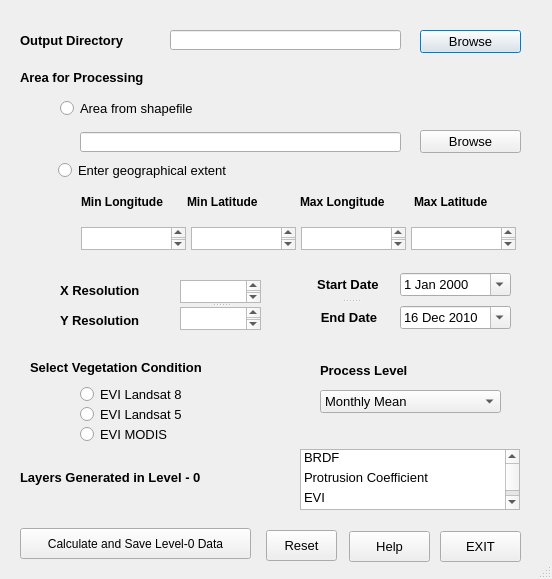
<?xml version="1.0" encoding="UTF-8"?>
<ui version="4.0">
 <class>GeoLDNDialogBase</class>
 <widget class="QDialog" name="GeoLDNDialogBase">
  <property name="geometry">
   <rect>
    <x>0</x>
    <y>0</y>
    <width>552</width>
    <height>579</height>
   </rect>
  </property>
  <property name="sizePolicy">
   <sizepolicy hsizetype="Preferred" vsizetype="Preferred">
    <horstretch>0</horstretch>
    <verstretch>0</verstretch>
   </sizepolicy>
  </property>
  <property name="windowTitle">
   <string>UNCCD-GeoLDN</string>
  </property>
  <property name="sizeGripEnabled">
   <bool>true</bool>
  </property>
  <property name="modal">
   <bool>true</bool>
  </property>
  <widget class="QLineEdit" name="lineEdit_2">
   <property name="geometry">
    <rect>
     <x>80</x>
     <y>132</y>
     <width>321</width>
     <height>20</height>
    </rect>
   </property>
   <property name="sizePolicy">
    <sizepolicy hsizetype="Fixed" vsizetype="Fixed">
     <horstretch>0</horstretch>
     <verstretch>0</verstretch>
    </sizepolicy>
   </property>
   <property name="maximumSize">
    <size>
     <width>600</width>
     <height>30</height>
    </size>
   </property>
   <property name="font">
    <font>
     <pointsize>10</pointsize>
    </font>
   </property>
   <property name="dragEnabled">
    <bool>true</bool>
   </property>
  </widget>
  <widget class="QLabel" name="label_15">
   <property name="geometry">
    <rect>
     <x>320</x>
     <y>360</y>
     <width>131</width>
     <height>20</height>
    </rect>
   </property>
   <property name="font">
    <font>
     <pointsize>10</pointsize>
     <weight>75</weight>
     <bold>true</bold>
    </font>
   </property>
   <property name="text">
    <string>Process Level</string>
   </property>
  </widget>
  <widget class="QSplitter" name="splitter_10">
   <property name="geometry">
    <rect>
     <x>310</x>
     <y>270</y>
     <width>81</width>
     <height>61</height>
    </rect>
   </property>
   <property name="font">
    <font>
     <pointsize>10</pointsize>
    </font>
   </property>
   <property name="orientation">
    <enum>Qt::Vertical</enum>
   </property>
   <widget class="QLabel" name="label_11">
    <property name="font">
     <font>
      <pointsize>10</pointsize>
      <weight>75</weight>
      <bold>true</bold>
     </font>
    </property>
    <property name="text">
     <string>  Start Date</string>
    </property>
   </widget>
   <widget class="QLabel" name="label_12">
    <property name="font">
     <font>
      <pointsize>10</pointsize>
      <weight>75</weight>
      <bold>true</bold>
     </font>
    </property>
    <property name="text">
     <string>   End Date</string>
    </property>
   </widget>
  </widget>
  <widget class="QPushButton" name="pushButton_3">
   <property name="geometry">
    <rect>
     <x>420</x>
     <y>30</y>
     <width>101</width>
     <height>23</height>
    </rect>
   </property>
   <property name="sizePolicy">
    <sizepolicy hsizetype="Fixed" vsizetype="Fixed">
     <horstretch>0</horstretch>
     <verstretch>0</verstretch>
    </sizepolicy>
   </property>
   <property name="font">
    <font>
     <pointsize>10</pointsize>
    </font>
   </property>
   <property name="text">
    <string>Browse</string>
   </property>
  </widget>
  <widget class="QLabel" name="label_14">
   <property name="geometry">
    <rect>
     <x>30</x>
     <y>357</y>
     <width>251</width>
     <height>21</height>
    </rect>
   </property>
   <property name="font">
    <font>
     <pointsize>10</pointsize>
     <weight>75</weight>
     <bold>true</bold>
    </font>
   </property>
   <property name="text">
    <string>Select Vegetation Condition</string>
   </property>
  </widget>
  <widget class="QPushButton" name="pushButton_4">
   <property name="geometry">
    <rect>
     <x>420</x>
     <y>130</y>
     <width>101</width>
     <height>23</height>
    </rect>
   </property>
   <property name="sizePolicy">
    <sizepolicy hsizetype="Fixed" vsizetype="Fixed">
     <horstretch>0</horstretch>
     <verstretch>0</verstretch>
    </sizepolicy>
   </property>
   <property name="font">
    <font>
     <pointsize>10</pointsize>
    </font>
   </property>
   <property name="text">
    <string>Browse</string>
   </property>
  </widget>
  <widget class="QSplitter" name="splitter_3">
   <property name="geometry">
    <rect>
     <x>300</x>
     <y>449</y>
     <width>220</width>
     <height>61</height>
    </rect>
   </property>
   <property name="font">
    <font>
     <pointsize>10</pointsize>
    </font>
   </property>
   <property name="orientation">
    <enum>Qt::Horizontal</enum>
   </property>
   <widget class="QListWidget" name="listWidget">
    <property name="sizePolicy">
     <sizepolicy hsizetype="Fixed" vsizetype="Fixed">
      <horstretch>0</horstretch>
      <verstretch>0</verstretch>
     </sizepolicy>
    </property>
    <property name="font">
     <font>
      <pointsize>10</pointsize>
     </font>
    </property>
    <property name="selectionMode">
     <enum>QAbstractItemView::NoSelection</enum>
    </property>
    <property name="gridSize">
     <size>
      <width>0</width>
      <height>20</height>
     </size>
    </property>
    <item>
     <property name="text">
      <string>BRDF</string>
     </property>
     <property name="flags">
      <set>ItemIsSelectable|ItemIsDragEnabled|ItemIsUserCheckable|ItemIsEnabled|ItemIsTristate</set>
     </property>
    </item>
    <item>
     <property name="text">
      <string>Protrusion Coefficient</string>
     </property>
    </item>
    <item>
     <property name="text">
      <string>EVI</string>
     </property>
    </item>
    <item>
     <property name="text">
      <string>Soil Bulk Density</string>
     </property>
    </item>
    <item>
     <property name="text">
      <string>Clay Fraction</string>
     </property>
    </item>
    <item>
     <property name="text">
      <string>Snow Cover</string>
     </property>
    </item>
    <item>
     <property name="text">
      <string>Soil Moisture</string>
     </property>
    </item>
    <item>
     <property name="text">
      <string>Wind Direction</string>
     </property>
    </item>
    <item>
     <property name="text">
      <string>Wind Speed</string>
     </property>
    </item>
    <item>
     <property name="text">
      <string>Land Surface Temperature</string>
     </property>
    </item>
    <item>
     <property name="text">
      <string>AOD/FOD</string>
     </property>
    </item>
    <item>
     <property name="text">
      <string>Land Cover</string>
     </property>
    </item>
    <item>
     <property name="text">
      <string>Net Primary Productivity</string>
     </property>
    </item>
    <item>
     <property name="text">
      <string>Soil Organic Carbon Stock</string>
     </property>
    </item>
   </widget>
  </widget>
  <widget class="QComboBox" name="comboBox_2">
   <property name="geometry">
    <rect>
     <x>320</x>
     <y>390</y>
     <width>181</width>
     <height>23</height>
    </rect>
   </property>
   <property name="font">
    <font>
     <pointsize>10</pointsize>
    </font>
   </property>
   <item>
    <property name="text">
     <string>Monthly Mean</string>
    </property>
   </item>
   <item>
    <property name="text">
     <string>Yearly Mean</string>
    </property>
   </item>
   <item>
    <property name="text">
     <string>Duration Mean</string>
    </property>
   </item>
  </widget>
  <widget class="QSplitter" name="splitter_7">
   <property name="geometry">
    <rect>
     <x>81</x>
     <y>192</y>
     <width>440</width>
     <height>20</height>
    </rect>
   </property>
   <property name="font">
    <font>
     <pointsize>6</pointsize>
     <kerning>true</kerning>
    </font>
   </property>
   <property name="toolTip">
    <string/>
   </property>
   <property name="orientation">
    <enum>Qt::Horizontal</enum>
   </property>
   <widget class="QWidget" name="layoutWidget">
    <property name="font">
     <font>
      <pointsize>10</pointsize>
      <kerning>true</kerning>
     </font>
    </property>
    <property name="toolTip">
     <string/>
    </property>
    <layout class="QHBoxLayout" name="horizontalLayout">
     <item>
      <widget class="QLabel" name="label_8">
       <property name="maximumSize">
        <size>
         <width>100</width>
         <height>100</height>
        </size>
       </property>
       <property name="font">
        <font>
         <pointsize>9</pointsize>
         <weight>75</weight>
         <bold>true</bold>
         <kerning>true</kerning>
        </font>
       </property>
       <property name="toolTip">
        <string/>
       </property>
       <property name="text">
        <string>Min Longitude</string>
       </property>
      </widget>
     </item>
     <item>
      <widget class="QLabel" name="label_7">
       <property name="font">
        <font>
         <pointsize>9</pointsize>
         <weight>75</weight>
         <bold>true</bold>
         <kerning>true</kerning>
        </font>
       </property>
       <property name="toolTip">
        <string/>
       </property>
       <property name="text">
        <string>Min Latitude</string>
       </property>
      </widget>
     </item>
     <item>
      <widget class="QLabel" name="label_5">
       <property name="font">
        <font>
         <pointsize>9</pointsize>
         <weight>75</weight>
         <bold>true</bold>
         <kerning>true</kerning>
        </font>
       </property>
       <property name="toolTip">
        <string/>
       </property>
       <property name="text">
        <string>Max Longitude</string>
       </property>
      </widget>
     </item>
     <item>
      <widget class="QLabel" name="label_6">
       <property name="font">
        <font>
         <pointsize>9</pointsize>
         <weight>75</weight>
         <bold>true</bold>
         <kerning>true</kerning>
        </font>
       </property>
       <property name="toolTip">
        <string/>
       </property>
       <property name="text">
        <string>Max Latitude</string>
       </property>
      </widget>
     </item>
    </layout>
   </widget>
  </widget>
  <widget class="QSplitter" name="splitter_8">
   <property name="geometry">
    <rect>
     <x>60</x>
     <y>310</y>
     <width>111</width>
     <height>21</height>
    </rect>
   </property>
   <property name="font">
    <font>
     <pointsize>10</pointsize>
    </font>
   </property>
   <property name="orientation">
    <enum>Qt::Vertical</enum>
   </property>
   <widget class="QLabel" name="label_9">
    <property name="enabled">
     <bool>true</bool>
    </property>
    <property name="sizePolicy">
     <sizepolicy hsizetype="Ignored" vsizetype="Ignored">
      <horstretch>0</horstretch>
      <verstretch>0</verstretch>
     </sizepolicy>
    </property>
    <property name="font">
     <font>
      <pointsize>10</pointsize>
      <weight>75</weight>
      <bold>true</bold>
     </font>
    </property>
    <property name="text">
     <string>Y Resolution</string>
    </property>
   </widget>
  </widget>
  <widget class="QSplitter" name="splitter_9">
   <property name="geometry">
    <rect>
     <x>180</x>
     <y>280</y>
     <width>81</width>
     <height>51</height>
    </rect>
   </property>
   <property name="font">
    <font>
     <pointsize>10</pointsize>
    </font>
   </property>
   <property name="orientation">
    <enum>Qt::Vertical</enum>
   </property>
   <widget class="QTextEdit" name="textEdit_5">
    <property name="sizePolicy">
     <sizepolicy hsizetype="Fixed" vsizetype="Fixed">
      <horstretch>0</horstretch>
      <verstretch>0</verstretch>
     </sizepolicy>
    </property>
    <property name="font">
     <font>
      <pointsize>10</pointsize>
     </font>
    </property>
    <property name="tabChangesFocus">
     <bool>true</bool>
    </property>
   </widget>
   <widget class="QTextEdit" name="textEdit_6">
    <property name="sizePolicy">
     <sizepolicy hsizetype="Fixed" vsizetype="Fixed">
      <horstretch>0</horstretch>
      <verstretch>0</verstretch>
     </sizepolicy>
    </property>
    <property name="font">
     <font>
      <pointsize>10</pointsize>
     </font>
    </property>
    <property name="tabChangesFocus">
     <bool>true</bool>
    </property>
   </widget>
  </widget>
  <widget class="QRadioButton" name="radioButton_2">
   <property name="geometry">
    <rect>
     <x>58</x>
     <y>160</y>
     <width>241</width>
     <height>21</height>
    </rect>
   </property>
   <property name="font">
    <font>
     <pointsize>10</pointsize>
    </font>
   </property>
   <property name="text">
    <string>Enter geographical extent</string>
   </property>
   <attribute name="buttonGroup">
    <string notr="true">buttonGroup_2</string>
   </attribute>
  </widget>
  <widget class="QLabel" name="label_3">
   <property name="geometry">
    <rect>
     <x>20</x>
     <y>30</y>
     <width>151</width>
     <height>20</height>
    </rect>
   </property>
   <property name="font">
    <font>
     <pointsize>10</pointsize>
     <weight>75</weight>
     <bold>true</bold>
    </font>
   </property>
   <property name="text">
    <string>Output Directory</string>
   </property>
  </widget>
  <widget class="QLabel" name="label_13">
   <property name="geometry">
    <rect>
     <x>20</x>
     <y>67</y>
     <width>201</width>
     <height>21</height>
    </rect>
   </property>
   <property name="font">
    <font>
     <pointsize>10</pointsize>
     <weight>75</weight>
     <bold>true</bold>
    </font>
   </property>
   <property name="text">
    <string>Area for Processing</string>
   </property>
  </widget>
  <widget class="QLineEdit" name="lineEdit">
   <property name="geometry">
    <rect>
     <x>170</x>
     <y>30</y>
     <width>231</width>
     <height>20</height>
    </rect>
   </property>
   <property name="sizePolicy">
    <sizepolicy hsizetype="Fixed" vsizetype="Fixed">
     <horstretch>0</horstretch>
     <verstretch>0</verstretch>
    </sizepolicy>
   </property>
   <property name="maximumSize">
    <size>
     <width>600</width>
     <height>30</height>
    </size>
   </property>
   <property name="font">
    <font>
     <pointsize>10</pointsize>
    </font>
   </property>
  </widget>
  <widget class="QRadioButton" name="radioButton">
   <property name="geometry">
    <rect>
     <x>60</x>
     <y>100</y>
     <width>191</width>
     <height>17</height>
    </rect>
   </property>
   <property name="font">
    <font>
     <pointsize>10</pointsize>
    </font>
   </property>
   <property name="text">
    <string>Area from shapefile</string>
   </property>
   <attribute name="buttonGroup">
    <string notr="true">buttonGroup_2</string>
   </attribute>
  </widget>
  <widget class="QSplitter" name="splitter_5">
   <property name="geometry">
    <rect>
     <x>20</x>
     <y>528</y>
     <width>231</width>
     <height>31</height>
    </rect>
   </property>
   <property name="font">
    <font>
     <pointsize>10</pointsize>
     <weight>75</weight>
     <bold>true</bold>
    </font>
   </property>
   <property name="orientation">
    <enum>Qt::Horizontal</enum>
   </property>
   <widget class="QPushButton" name="pushButton">
    <property name="enabled">
     <bool>true</bool>
    </property>
    <property name="sizePolicy">
     <sizepolicy hsizetype="Fixed" vsizetype="Fixed">
      <horstretch>0</horstretch>
      <verstretch>0</verstretch>
     </sizepolicy>
    </property>
    <property name="font">
     <font>
      <pointsize>9</pointsize>
      <weight>50</weight>
      <bold>false</bold>
     </font>
    </property>
    <property name="text">
     <string>Calculate and Save Level-0 Data</string>
    </property>
   </widget>
  </widget>
  <widget class="QLabel" name="label_16">
   <property name="geometry">
    <rect>
     <x>20</x>
     <y>467</y>
     <width>261</width>
     <height>20</height>
    </rect>
   </property>
   <property name="font">
    <font>
     <pointsize>10</pointsize>
     <weight>75</weight>
     <bold>true</bold>
    </font>
   </property>
   <property name="text">
    <string>Layers Generated in Level - 0</string>
   </property>
  </widget>
  <widget class="QRadioButton" name="radioButton_3">
   <property name="geometry">
    <rect>
     <x>80</x>
     <y>404</y>
     <width>141</width>
     <height>20</height>
    </rect>
   </property>
   <property name="font">
    <font>
     <pointsize>10</pointsize>
    </font>
   </property>
   <property name="text">
    <string>EVI Landsat 5</string>
   </property>
   <attribute name="buttonGroup">
    <string notr="true">buttonGroup</string>
   </attribute>
  </widget>
  <widget class="QRadioButton" name="radioButton_4">
   <property name="geometry">
    <rect>
     <x>80</x>
     <y>384</y>
     <width>141</width>
     <height>20</height>
    </rect>
   </property>
   <property name="font">
    <font>
     <pointsize>10</pointsize>
    </font>
   </property>
   <property name="text">
    <string>EVI Landsat 8</string>
   </property>
   <attribute name="buttonGroup">
    <string notr="true">buttonGroup</string>
   </attribute>
  </widget>
  <widget class="QRadioButton" name="radioButton_5">
   <property name="geometry">
    <rect>
     <x>80</x>
     <y>424</y>
     <width>121</width>
     <height>20</height>
    </rect>
   </property>
   <property name="font">
    <font>
     <pointsize>10</pointsize>
    </font>
   </property>
   <property name="text">
    <string>EVI MODIS</string>
   </property>
   <attribute name="buttonGroup">
    <string notr="true">buttonGroup</string>
   </attribute>
  </widget>
  <widget class="QLabel" name="label_10">
   <property name="geometry">
    <rect>
     <x>60</x>
     <y>280</y>
     <width>111</width>
     <height>21</height>
    </rect>
   </property>
   <property name="font">
    <font>
     <pointsize>10</pointsize>
     <weight>75</weight>
     <bold>true</bold>
    </font>
   </property>
   <property name="text">
    <string>X Resolution</string>
   </property>
  </widget>
  <widget class="QPushButton" name="pushButton_2">
   <property name="geometry">
    <rect>
     <x>349</x>
     <y>531</y>
     <width>81</width>
     <height>31</height>
    </rect>
   </property>
   <property name="sizePolicy">
    <sizepolicy hsizetype="Fixed" vsizetype="Fixed">
     <horstretch>0</horstretch>
     <verstretch>0</verstretch>
    </sizepolicy>
   </property>
   <property name="font">
    <font>
     <pointsize>10</pointsize>
    </font>
   </property>
   <property name="text">
    <string>Help</string>
   </property>
  </widget>
  <widget class="QPushButton" name="pushButton_5">
   <property name="geometry">
    <rect>
     <x>440</x>
     <y>531</y>
     <width>81</width>
     <height>31</height>
    </rect>
   </property>
   <property name="sizePolicy">
    <sizepolicy hsizetype="Fixed" vsizetype="Fixed">
     <horstretch>0</horstretch>
     <verstretch>0</verstretch>
    </sizepolicy>
   </property>
   <property name="font">
    <font>
     <pointsize>10</pointsize>
    </font>
   </property>
   <property name="text">
    <string>EXIT</string>
   </property>
  </widget>
  <widget class="QPushButton" name="pushButton_6">
   <property name="geometry">
    <rect>
     <x>266</x>
     <y>530</y>
     <width>71</width>
     <height>31</height>
    </rect>
   </property>
   <property name="sizePolicy">
    <sizepolicy hsizetype="Fixed" vsizetype="Fixed">
     <horstretch>0</horstretch>
     <verstretch>0</verstretch>
    </sizepolicy>
   </property>
   <property name="font">
    <font>
     <pointsize>10</pointsize>
    </font>
   </property>
   <property name="text">
    <string>Reset</string>
   </property>
  </widget>
  <widget class="QTextEdit" name="textEdit">
   <property name="geometry">
    <rect>
     <x>81</x>
     <y>227</y>
     <width>105</width>
     <height>23</height>
    </rect>
   </property>
   <property name="sizePolicy">
    <sizepolicy hsizetype="Fixed" vsizetype="Fixed">
     <horstretch>0</horstretch>
     <verstretch>0</verstretch>
    </sizepolicy>
   </property>
   <property name="maximumSize">
    <size>
     <width>105</width>
     <height>30</height>
    </size>
   </property>
   <property name="font">
    <font>
     <pointsize>10</pointsize>
     <weight>50</weight>
     <bold>false</bold>
    </font>
   </property>
   <property name="tabChangesFocus">
    <bool>true</bool>
   </property>
  </widget>
  <widget class="QTextEdit" name="textEdit_2">
   <property name="geometry">
    <rect>
     <x>191</x>
     <y>227</y>
     <width>105</width>
     <height>23</height>
    </rect>
   </property>
   <property name="sizePolicy">
    <sizepolicy hsizetype="Fixed" vsizetype="Fixed">
     <horstretch>0</horstretch>
     <verstretch>0</verstretch>
    </sizepolicy>
   </property>
   <property name="maximumSize">
    <size>
     <width>105</width>
     <height>30</height>
    </size>
   </property>
   <property name="font">
    <font>
     <pointsize>10</pointsize>
    </font>
   </property>
   <property name="tabChangesFocus">
    <bool>true</bool>
   </property>
  </widget>
  <widget class="QTextEdit" name="textEdit_3">
   <property name="geometry">
    <rect>
     <x>301</x>
     <y>227</y>
     <width>105</width>
     <height>23</height>
    </rect>
   </property>
   <property name="sizePolicy">
    <sizepolicy hsizetype="Fixed" vsizetype="Fixed">
     <horstretch>0</horstretch>
     <verstretch>0</verstretch>
    </sizepolicy>
   </property>
   <property name="maximumSize">
    <size>
     <width>105</width>
     <height>30</height>
    </size>
   </property>
   <property name="font">
    <font>
     <pointsize>10</pointsize>
    </font>
   </property>
   <property name="tabChangesFocus">
    <bool>true</bool>
   </property>
  </widget>
  <widget class="QTextEdit" name="textEdit_4">
   <property name="geometry">
    <rect>
     <x>411</x>
     <y>227</y>
     <width>105</width>
     <height>23</height>
    </rect>
   </property>
   <property name="sizePolicy">
    <sizepolicy hsizetype="Fixed" vsizetype="Fixed">
     <horstretch>0</horstretch>
     <verstretch>0</verstretch>
    </sizepolicy>
   </property>
   <property name="maximumSize">
    <size>
     <width>105</width>
     <height>30</height>
    </size>
   </property>
   <property name="font">
    <font>
     <pointsize>10</pointsize>
    </font>
   </property>
   <property name="tabChangesFocus">
    <bool>true</bool>
   </property>
  </widget>
  <widget class="QDateEdit" name="dateEdit">
   <property name="geometry">
    <rect>
     <x>400</x>
     <y>273</y>
     <width>111</width>
     <height>23</height>
    </rect>
   </property>
   <property name="sizePolicy">
    <sizepolicy hsizetype="Fixed" vsizetype="Fixed">
     <horstretch>0</horstretch>
     <verstretch>0</verstretch>
    </sizepolicy>
   </property>
   <property name="font">
    <font>
     <pointsize>10</pointsize>
    </font>
   </property>
   <property name="calendarPopup">
    <bool>true</bool>
   </property>
  </widget>
  <widget class="QDateEdit" name="dateEdit_2">
   <property name="geometry">
    <rect>
     <x>400</x>
     <y>306</y>
     <width>111</width>
     <height>23</height>
    </rect>
   </property>
   <property name="sizePolicy">
    <sizepolicy hsizetype="Fixed" vsizetype="Fixed">
     <horstretch>0</horstretch>
     <verstretch>0</verstretch>
    </sizepolicy>
   </property>
   <property name="font">
    <font>
     <pointsize>10</pointsize>
    </font>
   </property>
   <property name="calendarPopup">
    <bool>true</bool>
   </property>
   <property name="date">
    <date>
     <year>2010</year>
     <month>12</month>
     <day>16</day>
    </date>
   </property>
  </widget>
 </widget>
 <resources/>
 <connections/>
 <buttongroups>
  <buttongroup name="buttonGroup"/>
  <buttongroup name="buttonGroup_2"/>
 </buttongroups>
</ui>
